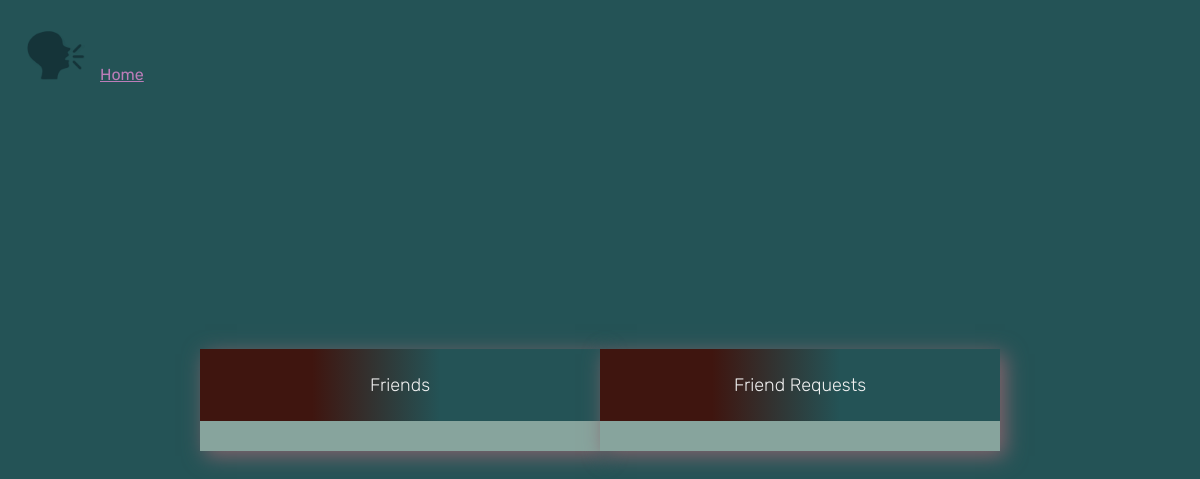
/friends (signed in), run on an earlier commit of the app's database.
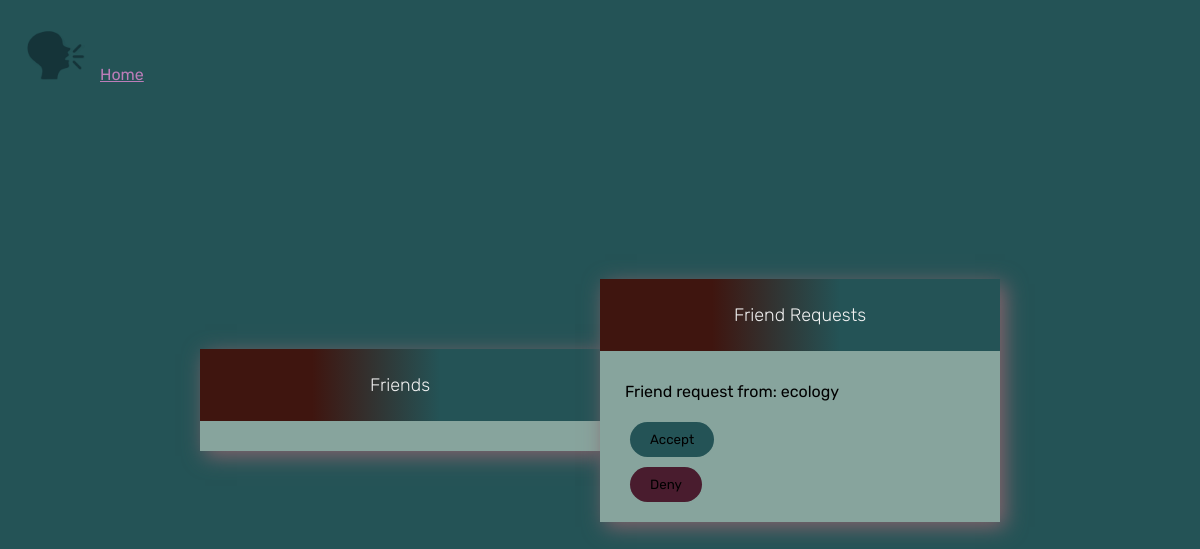
And on a later commit of the database.
### tables this page shows
CREATE TABLE followers (
                    friendid INTEGER PRIMARY KEY AUTOINCREMENT,
                    status INTEGER NOT NULL,
                    follower_name TEXT NOT NULL,
                    followed_name TEXT NOT NULL,
                    FOREIGN KEY (follower_name) REFERENCES users (username),
                    FOREIGN KEY (followed_name) REFERENCES users (username)
                    );

### app.py (the view, shortened to what this page needs)
@app.route('/friends', methods=['GET', 'POST'])
def friends_list():
    global current_user
    global current_page
    global search_page
    search_page = False
    conn = db_connection()
    cursor = conn.cursor()
    sql_query = """SELECT * FROM followers WHERE followed_name=? AND status=0"""
    cursor.execute(sql_query, (current_user,))
    friend_requests = []
    for row in cursor.fetchall():
                friend_requests.append(row)
    sql_query = """SELECT * FROM followers WHERE followed_name=? AND status=1"""
    cursor.execute(sql_query, (current_user,))
    friend_list = []
    for row in cursor.fetchall():
                friend_list.append(row)
    return render_template('friendlist.html', requestlist = friend_requests, friendlist=friend_list)

### app.py (called while the page is built)
def db_connection():
    conn = None
    try:
        conn = sqlite3.connect("bickerdb.sqlite")
    except sqlite3.error as e:
        print(e)
    return conn

### templates/friendlist.html (shortened to what this page needs)
<!DOCTYPE html>
<html lang="en">
<head>
    <link rel= "stylesheet" type= "text/css" href= "{{ url_for('static',filename='findfriends.css') }}">
</head>
<body>
    <body>
        <body>
            <div class="find-friends-container">
                <div class = "find-friends-header">
                    <div class="heading">Friends</div>
                </div>
                <div class = "find-friends-body">
                        <div class="user-row">
                        </div>
                    </div>
                </div>
            <div class="friend-req-container">
                <div class="reqheading">Friend Requests </div>
                    <div class = "reqbody">
                        <div class = "user-row">
                            <li>
                                {% for row in requestlist %}
                                <div class="post-container">
                                    <p>Friend request from: {{ row[2] }} </p>
                                            <form action="" method="post">
                                                <input type="submit" value="Accept">
                                            </form>
                                            <form action="" method="post">
                                                <input type="submit" value="Deny">
                                            </form>
                                </div>
                                {% endfor %}
                            </li>
                        </div>
                    </div>
                </div>
            <div class="homebutton">
                <div class="important-links">
                    <a href="{{ url_for('frontpage') }}" style = "color: #bc7db9;">
                        <img src = "{{ url_for('static', filename='bickerlogo.png') }}" alt = "home icon">Home</a>
                </div>
            </div>
</body>
</html>

What changed in the data, as far as the page shows it:
added followers: follower_name "ecology"
